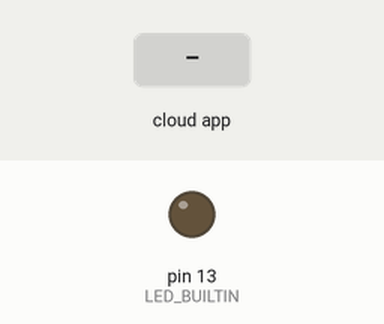
This sketch was run on a simulated Arduino Uno, built with avr-gcc and run on an emulated ATmega328P. On the bench: output pins drawn as LEDs (lit = HIGH). The test bench sets the inputs (shaded band). The ROS host is connected and sends only what is stated.

Above: at 1.2 s.
1.3 s: the phone or cloud app sets toggle_led to 0
At 2.5 s:
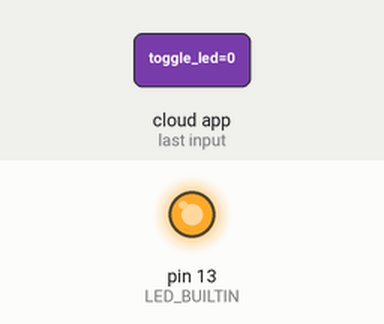
2.8 s: the phone or cloud app sets toggle_led to 1
At 3.7 s:
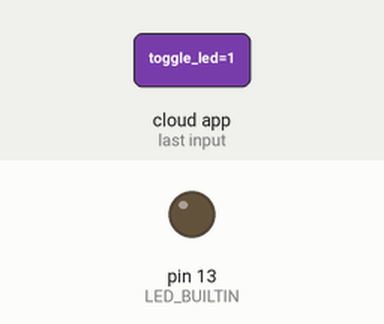
Timing chart, 0 to 5.8 s (numbered marks = the images above; inputs shaded):
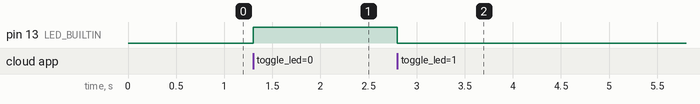

Measured:
- after the input at 1.3 s, pin 13 (LED_BUILTIN): LOW → HIGH at once
- after the input at 2.8 s, pin 13 (LED_BUILTIN): HIGH → LOW at once

The sketch:

blink.ino
```cpp
#include <ros.h>
#include <std_msgs/Empty.h>
#include <std_msgs/String.h>

ros::NodeHandle nh;

void messageCb( const std_msgs::Empty &toggle_msg );

std_msgs::String str_msg;
ros::Publisher pub("LEDstate", &str_msg);
ros::Subscriber<std_msgs::Empty> sub("toggle_led", &messageCb);

uint8_t led_state = 0;

void setup() {
  pinMode(LED_BUILTIN, OUTPUT);
  nh.initNode();
  nh.subscribe(sub);
  nh.advertise(pub);
}

void loop() {
  nh.spinOnce();
  delay(1);
}

void messageCb( const std_msgs::Empty &toggle_msg) {
  led_state ^= 1;
  digitalWrite(LED_BUILTIN, led_state);
  sprintf(str_msg.data, "%s", led_state ? "H" : "L");
  pub.publish( &str_msg );
}
```
